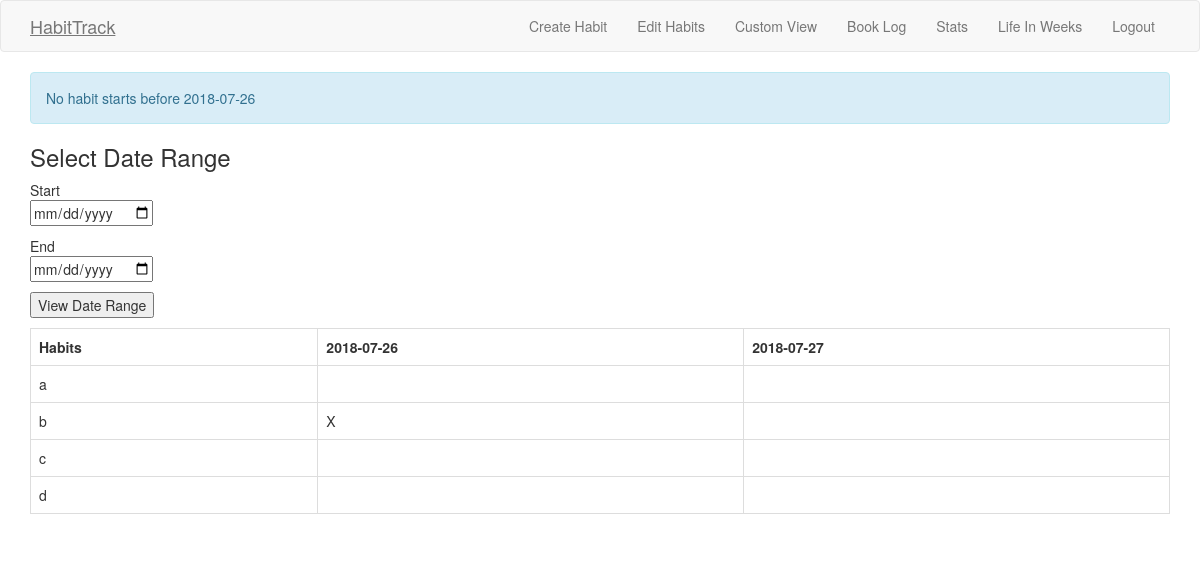
Screenshot of /view (signed in) with the database file from the repository.
### app/models.py (models this page shows, shortened)
class Habit(db.Model):
    id = db.Column(db.Integer, primary_key=True)
    habit = db.Column(db.String(140))  # index so it views in same order?
    start_date = db.Column(db.Date, default=date.today)
    end_date = db.Column(db.Date, default=date(9999, 1, 1))
    user_id = db.Column(db.Integer, db.ForeignKey('user.id'))
    completed = db.relationship('Completed', backref='habit', lazy='dynamic')

### app/main/routes.py (the view, shortened to what this page needs)
@bp.route('/view', methods=['GET', 'POST'])
@login_required
def view():
    form = DateRangeForm()
    if session.get('d1'):
        d1 = date_from_string(session['d1'])
        d2 = date_from_string(session['d2'])
    else:
        d2 = date.today()
        d1 = d2 - timedelta(6)
    all_habits = Habit.query.filter_by(user_id=current_user.id).all()
    esdate = min([habit.start_date for habit in all_habits])  # earliest start
    if d2 > date.today():
        d2 = date.today()
    if d1 < esdate:
        d1 = esdate
        flash('No habit starts before ' + d1.strftime('%Y-%m-%d'))
    delta = d2 - d1
    date_range = [d1 + timedelta(i) for i in range(delta.days + 1)]
    habits = {}
    counter = 1
    for habit in all_habits:
        if habit.end_date < d1 or habit.start_date > d2:
            pass
        else:
            habits[counter] = [habit]
            completed = Completed.query.filter_by(habit_id=habit.id).all()
            completed_dates = [c.date for c in completed]
            for day in date_range:
                if completed:
                    if day in completed_dates:
                        habits[counter].append('X')
                    else:
                        habits[counter].append('')
                else:
                    habits[counter].append('')
            counter += 1
    hl = len(habits) + 1  # habits length
    drl = len(date_range) + 1  # date range length
    return render_template('view.html', form=form, dr=date_range, h=habits,
                           hl=hl, drl=drl)

### app/main/forms.py
class DateRangeForm(FlaskForm):
    start = DateField('Start Date', validators=[DataRequired()])
    end = DateField('End Date', validators=[DataRequired()])
    submit = SubmitField('View Date Range')

### app/models.py (called while the page is built)
@login.user_loader
def load_user(id):
    return User.query.get(int(id))

### app/templates/view.html (shortened to what this page needs)
{% extends 'base.html' %}
{% block app_content %}
<h3>Select Date Range</h3>
<form name="form" action="" method="post">
Start
  <p>{{ form.start }}</p>
End
  <p>{{ form.end }}</p>
  <p>{{ form.submit() }}</p>
</form>
<div class='table-responsive'>
<table class='table table-bordered'>
  <tr>
  <th scope='column' >Habits</th>
  {% for date in dr %}
  <th scope='column'>{{ date }}</th>
  {% endfor %}
  </tr>
  {% for i in range(1, hl) %}
  <tr>
    <td scope='row'>{{ h[i][0].habit }}</td>
    {% for j in range(1, drl) %}
    <td>{{ h[i][j] }}</td>
    {% endfor %}
  </tr>
  {% endfor %}
</table>
</div>
{% endblock %}

### rows the page displays
Habit: habit "a"
Habit: habit "b"
Habit: habit "c"
Habit: habit "d"

### other values shown
{{ message }} "No habit starts before 2018-07-26"
{{ date }} "2018-07-26" "2018-07-27"
{{ h[i][j] }} "X"
